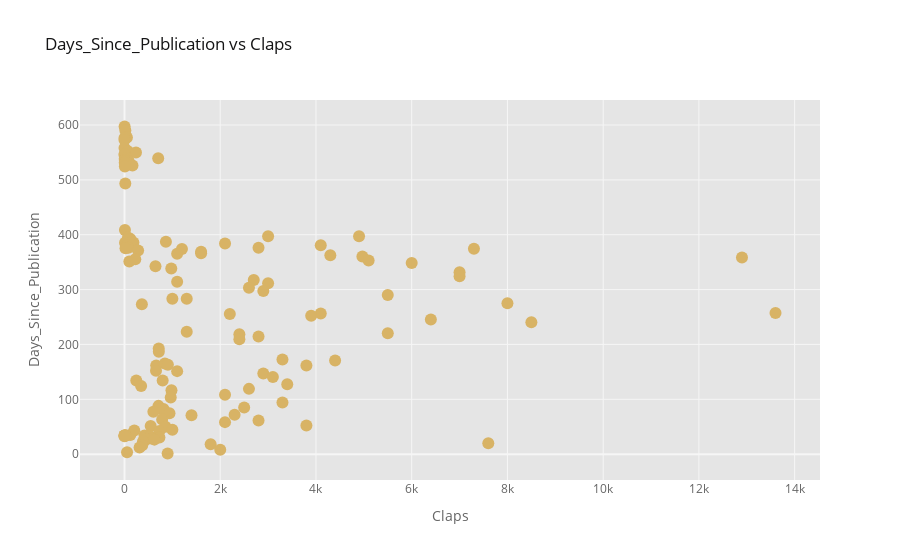

This figure's notebook cell:
### Markdown cell above
Let's add some options to control the column scheme.

### Code cell
@interact
def scatter_plot(x=list(df.select_dtypes('number').columns), 
                 y=list(df.select_dtypes('number').columns)[1:],
                 theme=list(cf.themes.THEMES.keys()), 
                 colorscale=list(cf.colors._scales_names.keys())):
    
    df.iplot(kind='scatter', x=x, y=y, mode='markers', 
             xTitle=x.title(), yTitle=y.title(), 
             text='title',
             title=f'{y.title()} vs {x.title()}',
            theme=theme, colorscale=colorscale)

### Figure 1 — Plotly figure (JSON) as saved in the notebook; plotly's stock layout.template omitted (floating-point values rounded to 4 significant figures; data arrays with more than 128 entries replaced by an {"elided": "..."} marker saying what was removed)
{"data": [{"line": {"color": "rgba(216, 179, 101, 1.0)", "dash": "solid", "shape": "linear", "width": 1.3}, "marker": {"size": 12, "symbol": "circle"}, "mode": "markers", "name": "days_since_publication", "text": {"elided": "133 str values"}, "type": "scatter", "x": {"elided": "133 int values"}, "y": {"elided": "133 float values"}}], "layout": {"autosize": true, "legend": {"bgcolor": "#FFFFFF", "font": {"color": "#666666"}}, "paper_bgcolor": "#FFFFFF", "plot_bgcolor": "#E5E5E5", "title": {"font": {"color": "#151516"}, "text": "Days_Since_Publication vs Claps"}, "xaxis": {"autorange": true, "gridcolor": "#F6F6F6", "range": [-913.9, 14510.0], "showgrid": true, "tickfont": {"color": "#666666"}, "title": {"font": {"color": "#666666"}, "text": "Claps"}, "type": "linear", "zerolinecolor": "#F6F6F6"}, "yaxis": {"autorange": true, "gridcolor": "#F6F6F6", "range": [-65.69, 664.2], "showgrid": true, "tickfont": {"color": "#666666"}, "title": {"font": {"color": "#666666"}, "text": "Days_Since_Publication"}, "type": "linear", "zerolinecolor": "#F6F6F6"}}}
